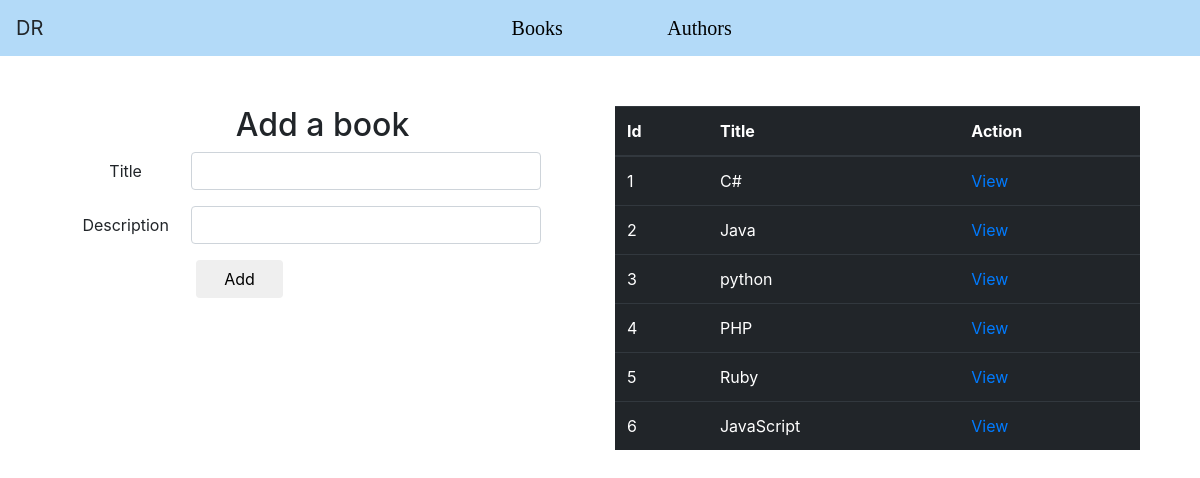
Before: /books with the older database file.
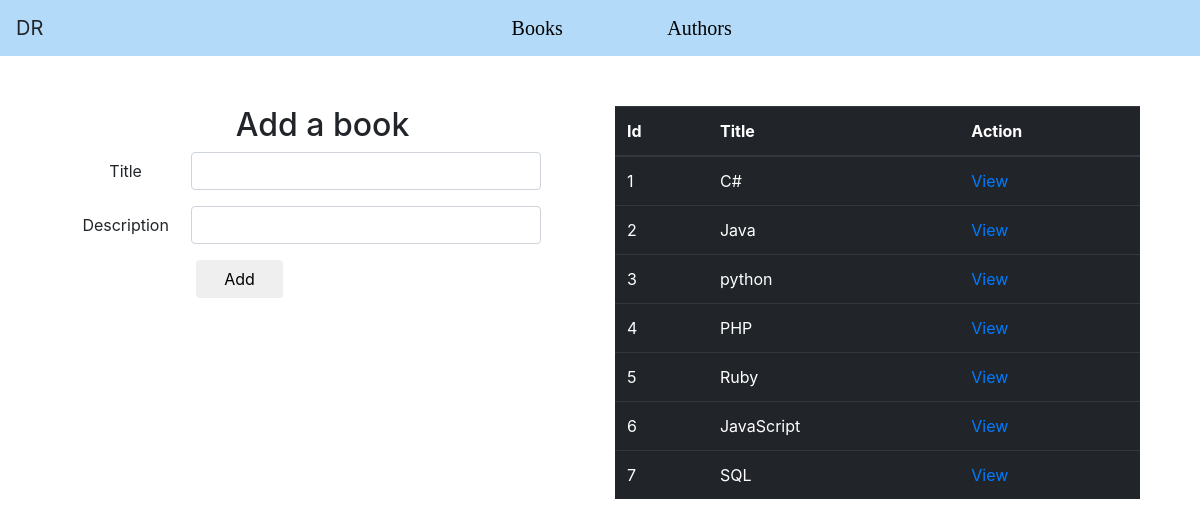
After: the same page with the newer database file.
### books_authors/models.py (models this page shows)
class Book(models.Model):
    title= models.CharField(max_length=255)
    desc= models.TextField()
    created_at= models.DateTimeField(auto_now_add=True)
    updated_at= models.DateTimeField(auto_now=True)

### books_authors/views.py (the view)
# urls.py: path('books', views.books),
def books(request):
    return render(request, "books.html", {"books": Book.objects.all()})

### books_authors/templates/books.html (shortened to what this page needs)
<!DOCTYPE html>
<html lang="en">
    <head>
        <link rel="stylesheet" href="https://maxcdn.bootstrapcdn.com/bootstrap/4.0.0/css/bootstrap.min.css">
        {% load static %}
        <link rel="stylesheet" href="{% static 'styles.css' %}">
        {% load static %}
    </head>
    <body>
        <nav class="navbar navbar-expand-md navbar-light">
            <a class= "navbar-brand">DR</a>
            <ul class="navbar-nav">
                <li class="active" id="active">
                    <a href="/books">Books</a>
                    <a href="/authors">Authors</a>
                </li>
            </ul>
        </nav>
        <div class="container">
            <div class="row" id="booksNlist">
                <div class="col">
                    <h2>Add a book</h2>
                    <form action="/add_book" method="POST">
                        <div class="form-group form-inline">
                            <label for="title" class="col-3">Title</label>
                            <input type="text" name="title" id="title" class="form-control col-8">
                        </div>
                        <div class="form-group form-inline">
                            <label for="desc" class="col-3">Description</label>
                            <input type="text" name="desc" id="desc" class="form-control col-8">
                        </div>
                        <div class="form-group">
                            <label for="Add" class="col-3"></label>
                            <button class="btn btn-default col-2">Add</button>
                        </div>
                    </form>
                </div>
                <div class="col" id="allItems">
                    <table class="table table-dark">
                        <thead>
                            <tr>
                                <th>Id</th>
                                <th>Title</th>
                                <th>Action</th>
                            </tr>
                        </thead>
                        <tbody>
                        {% for book in books %}
                        <tr>
                            <td>{{ book.id }}</td>
                            <td>{{ book.title }}</td>
                            <td><a href="/view_book/{{ book.id }}">View</a></td>
                        </tr>
                        {% endfor %}
                        </tbody>
                    </table>
                </div>
            </div>
        </div>
    </body>
</html>

Changed rows visible on the page:
added Book: id "7", title "SQL"
